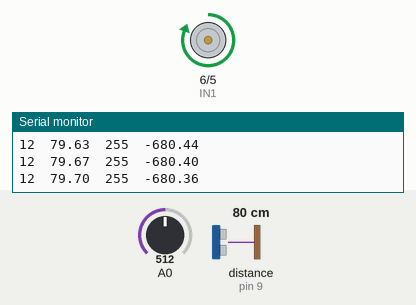
A sketch run on a simulated Arduino Uno, built with avr-gcc and run on an emulated ATmega328P. Parts: motor-driver pin pairs drawn as motors (green arrow = first pin HIGH = forward, orange = second pin HIGH = backward, longer = more drive), the last lines printed to the serial monitor. Inputs (shaded band) come from the test bench; at power-on: distance to the obstacle (sensor on pin 9) 80 cm, A0 = 512.

Above: at 1.2 s.
1.3 s: distance to the obstacle (sensor on pin 9) set to 33 cm
2.8 s: distance to the obstacle (sensor on pin 9) set to 27 cm
5.8 s: A0 set to 533
8.8 s: A0 set to 554
At 9.5 s:
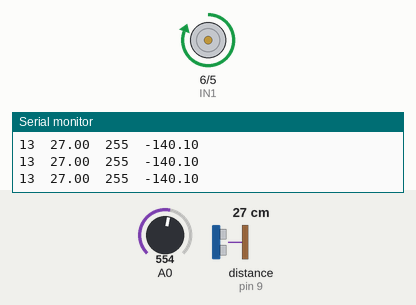
10.3 s: distance to the obstacle (sensor on pin 9) set to 2 cm
At 12.0 s:
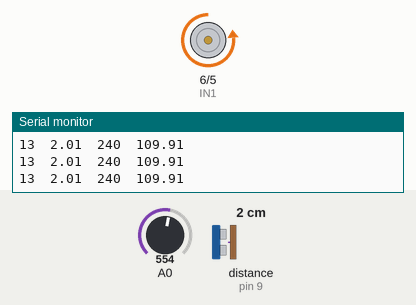
13.3 s: distance to the obstacle (sensor on pin 9) set to 9 cm
At 14.6 s:
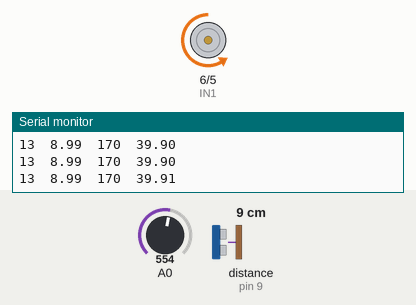
Timing chart, 0 to 16.3 s (numbered marks = the images above; inputs shaded):
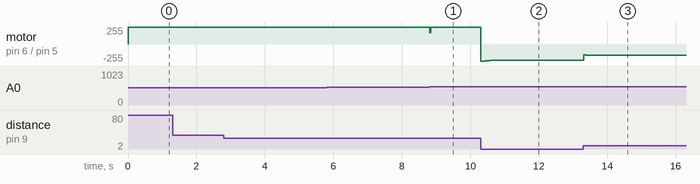

The sketch:

_9-PID_gains.ino
```cpp
#include <Ultrasonic.h>

#define TIME_SINCE(x) (millis() - (x))
float Kp = 10;
float Ki = 0.01;
float Kd = 0.1;

float error_last = 0;
float error = 0;
float integral = 0;
float derivative = 0;
float output = 0;

int setpoint = 10;

float distance_last = 0;
float distance_f = 0;
int   distance = 0;

int motor_offset = 130;

Ultrasonic ultrasonic(8, 9);

int IN1 = 6;
int IN2 = 5;

float frequency = 1000;
float period    = 1/frequency;
float period_ms = 1000/frequency;


void update_ultrasonic()
{
  int a = ultrasonic.read();

  distance_f = 0.1*a + 0.9*distance_last;

  distance_last = distance_f;
  distance = round(distance_f);
}

void PID()
{
  update_ultrasonic();

  error      = setpoint - distance_f;
  integral   = integral + error * period;
  derivative = (error - error_last) / period;
  output     = Kp * error + Ki * integral + Kd * derivative;
  error_last = error;
}

void setup()
{
  Serial.begin(9600);

  pinMode(IN1, OUTPUT);
  pinMode(IN2, OUTPUT);

}

void loop()
{
  uint32_t timer1 = millis();

  setpoint = analogRead(A0);
  setpoint = map(setpoint, 0, 1023, 5, 20);
  PID();

  int out= round(output);
  out = constrain(out, -255, 255);

  if (out == 0)
  {
    analogWrite(IN1, LOW);
    analogWrite(IN2, LOW);
  }
  else if (out < 0)
  {
    out = (-out) + motor_offset;
    out = constrain(out, -255, 255);
    analogWrite(IN1, out);
    analogWrite(IN2, LOW);
  }
  else
  {
    out += motor_offset;
    out =  constrain(out, -255, 255);
    analogWrite(IN1, LOW);
    analogWrite(IN2, out);
  }

  Serial.print(setpoint);
  Serial.print('\t');
  Serial.print(distance_f);
  Serial.print('\t');
  Serial.print(out);
  Serial.print('\t');
  Serial.print(output);
  Serial.println("");

  while (TIME_SINCE(timer1) < period_ms)
  {
  }


}
```

Measured:
- after the input at 8.8 s, motor on pin 6 (IN1) / pin 5 (IN2): forward 255/255 → forward 170/255 at once, → forward 255/255 0.02 s later
- after the input at 13.3 s, motor on pin 6 (IN1) / pin 5 (IN2): backward 240/255 → backward 167/255 at once, → backward 168/255 0.22 s later, → backward 169/255 0.10 s later, → backward 170/255 0.22 s later
